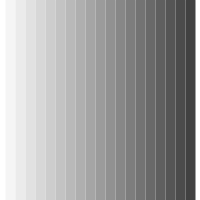
Frame 1 (no input)
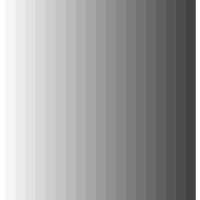
Frame 2 (the mouse pressed at the canvas centre, redrawn once)

The Processing sketch that drew these frames (run headless with seeded random() and noise(); the mouse was pressed at the canvas centre and the sketch redrawn once):

// Processing sketch: ex0604
// ── ex0604.pde
// draw concentric circles

void setup() {
  size(200,200);
  background(255);
  noLoop();
}

void draw() {

  for (int i = 0; i < 200; i += 10) {
    stroke(255-i);
    strokeWeight(10);
    line(i,0,i,200);
  }

}
